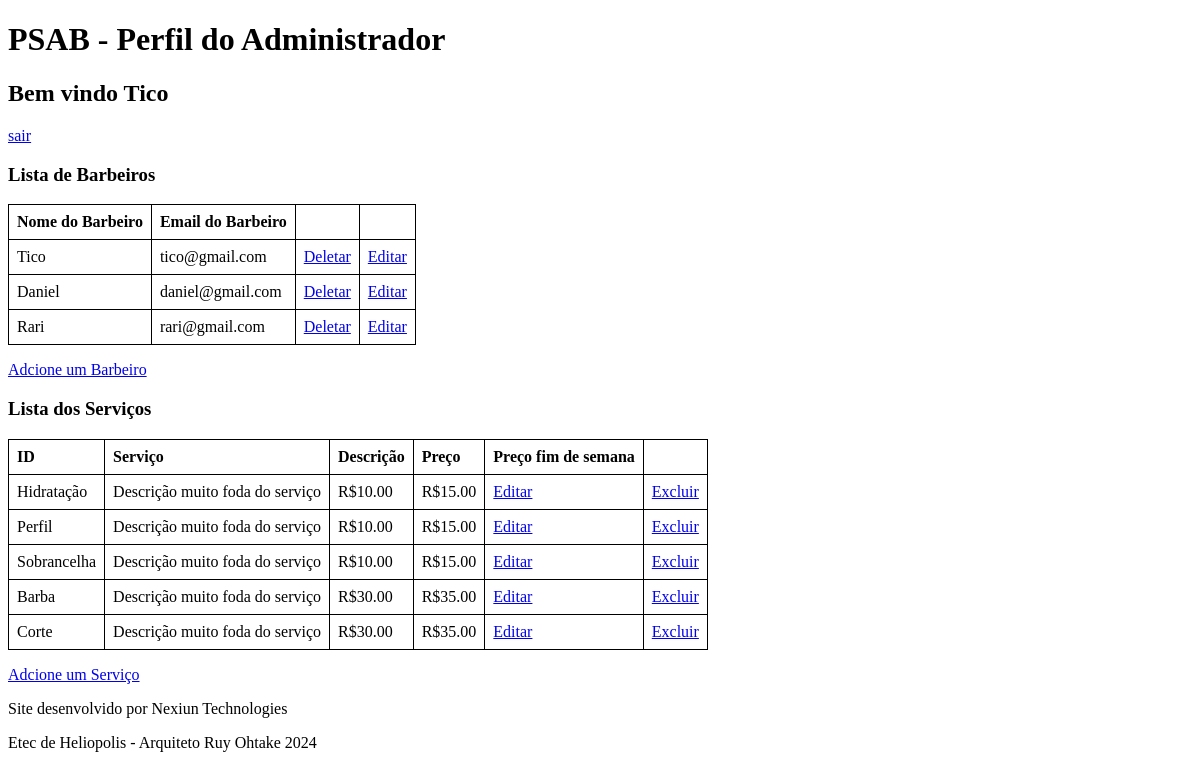
Page /public/pages/admAccount.php (signed in) on the earlier database version.
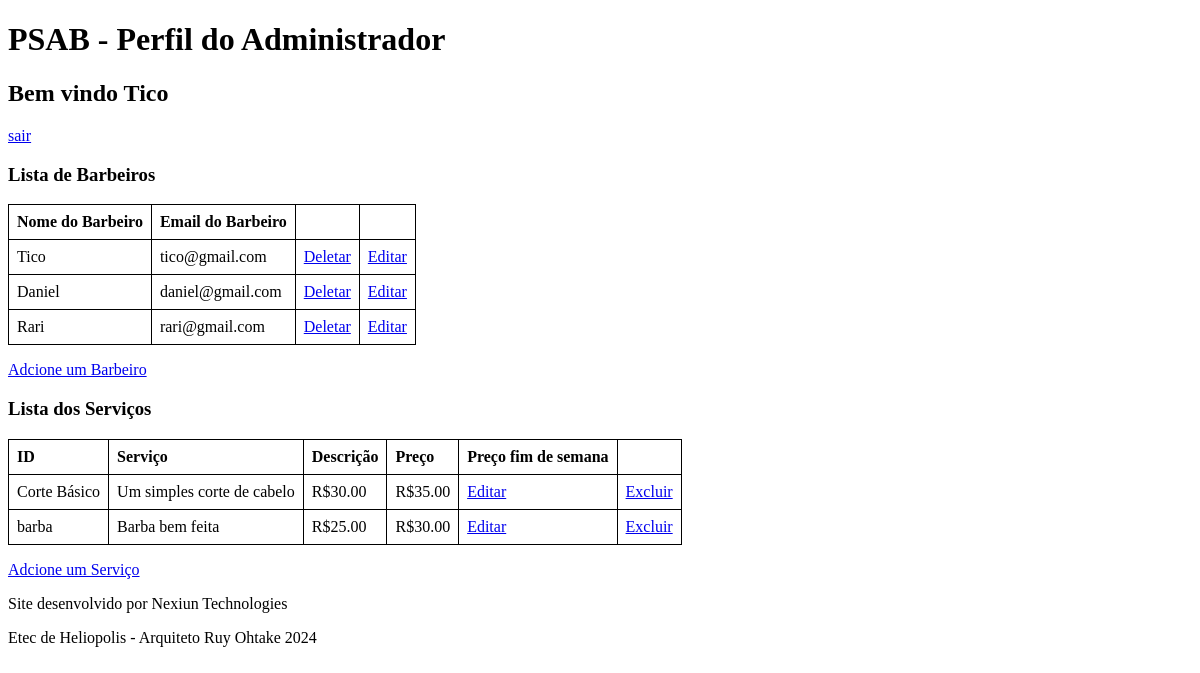
Same page on the later database version.
### tables this page shows
CREATE TABLE IF NOT EXISTS `tb_adm` (
  `idAdm` int(11) NOT NULL AUTO_INCREMENT,
  `nameAdm` varchar(100) NOT NULL,
  `emailAdm` varchar(75) NOT NULL,
  `passwordAdm` int(32) NOT NULL,
  `idUser` int(11) NOT NULL,
  PRIMARY KEY (`idAdm`),
  KEY `idUser` (`idUser`)
);

CREATE TABLE IF NOT EXISTS `tb_barber` (
  `idBarber` int(11) NOT NULL AUTO_INCREMENT,
  `nameBarber` varchar(100) NOT NULL,
  `emailBarber` varchar(75) NOT NULL,
  `passwordBarber` int(32) NOT NULL,
  `unavailabilityBarber` json NOT NULL,
  `idUser` int(11) NOT NULL,
  PRIMARY KEY (`idBarber`),
  KEY `idUser` (`idUser`)
);

CREATE TABLE IF NOT EXISTS `tb_service` (
  `idService` int(11) NOT NULL AUTO_INCREMENT,
  `nameService` varchar(50) NOT NULL,
  `descService` varchar(255) NOT NULL,
  `priceService` decimal(12,2) NOT NULL,
  `expPriceService` decimal(12,2) NOT NULL,
  PRIMARY KEY (`idService`)
);

### db/database.php (called while the page is built, shortened)
<?php
class Database
{
    private $pdo;
    private $host = 'localhost';
    private $db = 'psab';
    private $user = 'root';
    private $pass = '';
    public function connect()
    {
        $dsn = "mysql:host={$this->host};dbname={$this->db};charset=utf8";
        try {
            $this->pdo = new PDO($dsn, $this->user, $this->pass);
            $this->pdo->setAttribute(PDO::ATTR_ERRMODE, PDO::ERRMODE_EXCEPTION);
        } catch (PDOException $e) {
            echo 'Conexão falhou: ' . $e->getMessage();
        }
    }
    public function select($table, $columns = "*", $condition = "1")
    {
        $sql = "SELECT $columns FROM $table WHERE $condition";
        $stmt = $this->pdo->prepare($sql);
        $stmt->execute();
        return $stmt->fetchAll(PDO::FETCH_ASSOC);
    }
}

### src/classes/Adm.php (called while the page is built, shortened)
<?php
require_once __DIR__ . '/../../db/Database.php';
class Adm extends Database
{
    private $nameAdm;
    public function __construct($idUser)
    {
        $query = $this->select("tb_adm", "*", "idUser = '{$idUser}' LIMIT 1;");
    }
    public function viewBarber()
    {
        $query = $this->select("tb_barber");
        return $query;
    }
    public function setIdAdm($idAdm)
    {
        return $this->idAdm = $idAdm;
    }
    public function getNameAdm()
    {
        return $this->nameAdm;
    }
    public function setNameAdm($nameAdm)
    {
        return $this->nameAdm = $nameAdm;
    }
    public function setEmailAdm($emailAdm)
    {
        return $this->emailAdm = $emailAdm;
    }
    public function setPasswordAdm($passwordAdm)
    {
        return $this->passwordAdm = $passwordAdm;
    }
}

### src/classes/Services.php (called while the page is built, shortened)
<?php
require_once __DIR__ . '/../../db/Database.php';
class Services extends Database
{
    public function viewAllServices()
    {
        $query = $this->select("tb_service");
        return $query;
    }
}

### public/pages/admAccount.php (the view, shortened to what this page needs)
<?php
require_once "../../src/classes/Adm.php";
require_once "../../src/classes/Services.php";
$adm = new Adm($_SESSION['idUser']);
$resultBarber = $adm->viewBarber();
$service = new Services();
$result = $service->viewAllServices();
?>
<!DOCTYPE html>
<html lang="pt-br">
<head>
</head>
<body>
    <header>
        <h1>PSAB - Perfil do Administrador</h1>
    </header>
    <main>
        <h2>Bem vindo <?php echo $adm->getNameAdm() ?></h2>
        <section>
            <p>
                <a href="../../src/php/logout.php">sair</a>
            </p>
        </section>
        <section>
            <h3>Lista de Barbeiros</h3>
            <table>
                <tr>
                    <th>Nome do Barbeiro</th>
                    <th>Email do Barbeiro</th>
                    <th></th>
                    <th></th>
                </tr>
                <?php
                if (count($resultBarber) > 0) {
                    foreach ($resultBarber as $row) {
                        echo "<tr>";
                        echo "<td>" . $row["nameBarber"] . "</td>";
                        echo "<td>" . $row["emailBarber"] . "</td>";
                        echo '<td><a href="../../src/php/delete.php?a=' . $row["idBarber"] . '">Deletar</a></td>';
                        echo '<td><a href="editBarber.php?a=' . $row["idBarber"] . '">Editar</a></td>';
                        echo "</tr>";
                    }
                }
                ?>
            </table>
            <p>
                <a href="registerBarber.php">Adcione um Barbeiro</a>
            </p>
        </section>
        <section>
            <h3>Lista dos Serviços</h3>
            <table>
                <tr>
                    <th>ID</th>
                    <th>Serviço</th>
                    <th>Descrição</th>
                    <th>Preço</th>
                    <th>Preço fim de semana</th>
                    <th></th>
                </tr>
                <?php
                if (count($result) > 0) {
                    foreach ($result as $row) {
                        echo "<tr>";
                        echo "<td>" . $row["nameService"] . "</td>";
                        echo "<td>" . $row["descService"] . "</td>";
                        echo "<td>R$" . $row["priceService"] . "</td>";
                        echo "<td>R$" . $row["expPriceService"] . "</td>";
                        echo '<td><a href="editService.php?a=' . $row["idService"] . '">Editar</a></td>';
                        echo '<td><a href="../../src/php/deleteService.php?a=' . $row["idService"] . '">Excluir</a></td>';
                        echo "</tr>";
                    }
                }
                ?>
            </table>
            <p>
                <a href="insertService.php">Adcione um Serviço</a>
            </p>
        </section>
    </main>
    <footer>
        <p>Site desenvolvido por Nexiun Technologies</p>
        <p>Etec de Heliopolis - Arquiteto Ruy Ohtake 2024</p>
    </footer>
</body>
</html>

### public/pages/admAccount.php (style rules this page uses)
table { border-collapse: collapse; }
table, th, td { border: 1px solid black; }
th, td { padding: 8px; text-align: left; }

Differences in the rows shown:
removed tb_service: nameService "Hidratação", descService "Descrição muito foda do serviço", priceService "10.00", expPriceService "15.00"
removed tb_service: nameService "Perfil", descService "Descrição muito foda do serviço", priceService "10.00", expPriceService "15.00"
removed tb_service: nameService "Sobrancelha", descService "Descrição muito foda do serviço", priceService "10.00", expPriceService "15.00"
removed tb_service: nameService "Barba", descService "Descrição muito foda do serviço", priceService "30.00", expPriceService "35.00"
removed tb_service: nameService "Corte", descService "Descrição muito foda do serviço", priceService "30.00", expPriceService "35.00"
added tb_service: nameService "Corte Básico", descService "Um simples corte de cabelo", priceService "30.00", expPriceService "35.00"
added tb_service: nameService "barba", descService "Barba bem feita", priceService "25.00", expPriceService "30.00"
